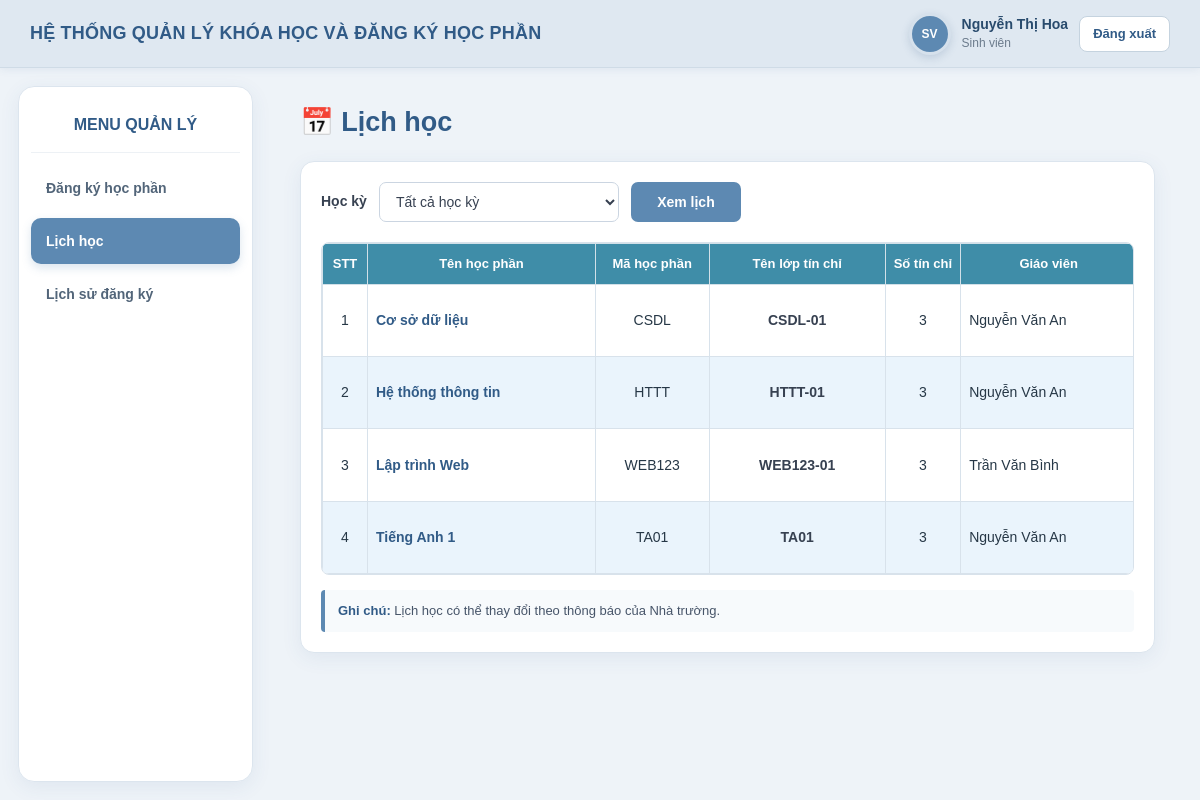
Page /BTL_web/public/index.php?r=student/schedule (signed in) on the committed database.
### tables this page shows
CREATE TABLE IF NOT EXISTS `students` (
  `user_id` int NOT NULL,
  `student_code` varchar(30) NOT NULL,
  `faculty_id` int NOT NULL,
  `class_name` varchar(80) NOT NULL,
  `cohort` varchar(20) NOT NULL,
  PRIMARY KEY (`user_id`),
  UNIQUE KEY `student_code` (`student_code`),
  KEY `faculty_id` (`faculty_id`)
);

CREATE TABLE IF NOT EXISTS `users` (
  `id` int NOT NULL AUTO_INCREMENT,
  `username` varchar(50) NOT NULL,
  `password_hash` varchar(255) NOT NULL,
  `full_name` varchar(100) NOT NULL,
  `role` enum('admin','teacher','student') NOT NULL,
  `status` tinyint(1) NOT NULL DEFAULT '1',
  `created_at` timestamp NULL DEFAULT CURRENT_TIMESTAMP,
  PRIMARY KEY (`id`),
  UNIQUE KEY `username` (`username`)
);

CREATE TABLE IF NOT EXISTS `classes` (
  `id` int NOT NULL AUTO_INCREMENT,
  `class_code` varchar(50) NOT NULL,
  `course_id` int NOT NULL,
  `semester_id` int NOT NULL,
  `lecturer_id` int NOT NULL,
  `room` varchar(50) NOT NULL,
  `max_students` smallint UNSIGNED NOT NULL,
  `weekday` tinyint UNSIGNED NOT NULL,
  `start_period` tinyint UNSIGNED NOT NULL,
  `end_period` tinyint UNSIGNED NOT NULL,
  `status` tinyint(1) NOT NULL DEFAULT '1',
  PRIMARY KEY (`id`),
  UNIQUE KEY `uk_class_semester_code` (`semester_id`,`class_code`),
  KEY `idx_class_schedule` (`semester_id`,`weekday`,`start_period`,`end_period`),
  KEY `course_id` (`course_id`),
  KEY `lecturer_id` (`lecturer_id`)
);

CREATE TABLE IF NOT EXISTS `courses` (
  `id` int NOT NULL AUTO_INCREMENT,
  `code` varchar(50) NOT NULL,
  `name` varchar(150) NOT NULL,
  `credits` tinyint UNSIGNED NOT NULL,
  `description` text,
  `status` tinyint(1) NOT NULL DEFAULT '1',
  PRIMARY KEY (`id`),
  UNIQUE KEY `code` (`code`)
);

### BTL_web/src/View/student/schedule.php (the view, shortened to what the rows shown need)
<?php
require __DIR__ . '/../layout/header.php';
$scheduleRows = $scheduleRows ?? [];
$classes = [];
foreach ($scheduleRows as $row) {
    $classId = (int) ($row['class_id'] ?? 0);
    if (!isset($classes[$classId])) {
        $classes[$classId] = [
            'class_id' => $classId,
            'class_code' => $row['class_code'] ?? '',
            'course_code' => $row['course_code'] ?? '',
            'course_name' => $row['course_name'] ?? '',
            'credits' => (int) ($row['credits'] ?? 0),
            'lecturer_name' => !empty($row['lecturer_name'])
                ? $row['lecturer_name']
                : 'Chưa phân công',
            'schedules' => []
        ];
    }
    $classes[$classId]['schedules'][] = [
        'weekday' => (int) ($row['weekday'] ?? 0),
        'start_period' => (int) ($row['start_period'] ?? 0),
        'end_period' => (int) ($row['end_period'] ?? 0),
        'start_date' => $row['start_date'] ?? null,
        'end_date' => $row['end_date'] ?? null,
        'room' => $row['room'] ?? '-'
    ];
}
usort(
    $classes,
    function ($a, $b) {
        return strcmp(
            $a['course_name'],
            $b['course_name']
        );
    }
);
?>
<div class="schedule-page">
    <h1 class="schedule-title">
        📅 Lịch học
    </h1>
    <div class="schedule-card">
        <?php if (empty($classes)): ?>
            <div class="empty-schedule">
                <div class="empty-icon">
                    📚
                </div>
                <div class="empty-title">
                    Chưa có lịch học
                </div>
                <div class="empty-text">
                    Bạn cần đăng ký ít nhất một lớp học phần
                    để lịch học được hiển thị.
                </div>
            </div>
        <?php else: ?>
            <div class="schedule-table-wrapper">
                <table class="schedule-table">
                    <thead>
                        <tr>
                            <th class="col-stt">
                                STT
                            </th>
                            <th class="col-course">
                                Tên học phần
                            </th>
                            <th class="col-code">
                                Mã học phần
                            </th>
                            <th class="col-class">
                                Tên lớp tín chỉ
                            </th>
                            <th class="col-credit">
                                Số tín chỉ
                            </th>
                            <th class="col-teacher">
                                Giáo viên
                            </th>
                        </tr>
                    </thead>
                    <tbody>
                        <?php $stt = 1; ?>
                        <?php foreach ($classes as $class): ?>
                            <tr>
                                <td class="col-stt">
                                    <?= $stt++ ?>
                                </td>
                                <td class="col-course">
                                    <div class="course-name">
                                        <?= e(
                                            $class['course_name']
                                        ) ?>
                                    </div>
                                </td>
                                <td class="col-code">
                                    <?= e(
                                        $class['course_code']
                                    ) ?>
                                </td>
                                <td class="col-class">
                                    <span class="class-code">
                                        <?= e(
                                            $class['class_code']
                                        ) ?>
                                    </span>
                                </td>
                                <td class="col-credit">
                                    <?= (int)$class['credits'] ?>
                                </td>
                                <td class="col-teacher">
                                    <?= e(
                                        $class['lecturer_name']
                                    ) ?>
                                </td>
                            </tr>
                        <?php endforeach; ?>
                    </tbody>
                </table>
            </div>
        <?php endif; ?>
    </div>
</div>
<?php
require __DIR__ . '/../layout/footer.php';
?>

### BTL_web/src/View/layout/header.php (shortened to what the rows shown need)
<?php
$user = Auth::user();
$fullName = $user['full_name'] ?? 'Người dùng';
$role = Auth::role();
if ($role === 'admin') {
    $roleName = 'Quản trị viên';
    $avatarText = 'A';
} elseif ($role === 'teacher') {
    $roleName = 'Giảng viên';
    $avatarText = 'GV';
} elseif ($role === 'student') {
    $roleName = 'Sinh viên';
    $avatarText = 'SV';
} else {
    $roleName = 'Người dùng';
    $avatarText = 'U';
}
?>
<!doctype html>
<html lang="vi">
<head>
</head>
<body>
<header class="top">
    <?php if (Auth::check()): ?>
        <div class="account">
            <div
                class="account-avatar"
                title="<?= e($roleName) ?>"
            >
                <?= e($avatarText) ?>
            </div>
            <div class="account-info">
                <div class="account-name">
                    <?= e($fullName) ?>
                </div>
                <div class="account-role">
                    <?= e($roleName) ?>
                </div>
            </div>
            <form
                class="logout-form"
                method="post"
                action="<?= e(BASE_URL) ?>?r=auth/logout"
            >
                <button
                    class="logout"
                    type="submit"
                >
                    Đăng xuất
                </button>
            </form>
        </div>
    <?php endif; ?>
</header>
<main class="wrap">

### rows in the picture
students: user_id.full_name "Nguyễn Thị Hoa"
classes: course.name "Cơ sở dữ liệu", course.code "CSDL", class_code "CSDL-01", course.credits "3", users.full_name "Nguyễn Văn An"
classes: course.name "Hệ thống thông tin", course.code "HTTT", class_code "HTTT-01", course.credits "3", users.full_name "Nguyễn Văn An"
classes: course.name "Lập trình Web", course.code "WEB123", class_code "WEB123-01", course.credits "3", users.full_name "Trần Văn Bình"
classes: course.name "Tiếng Anh 1", course.code "TA01", class_code "TA01", course.credits "3", users.full_name "Nguyễn Văn An"

### other values in the picture
$avatarText "SV"
$roleName "Sinh viên"
